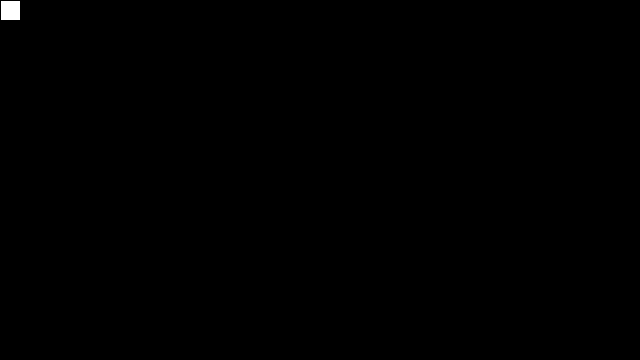
Frame 1 (no input)
Frame 60 (the mouse pressed at the canvas centre just before this capture): identical to frame 1, image omitted
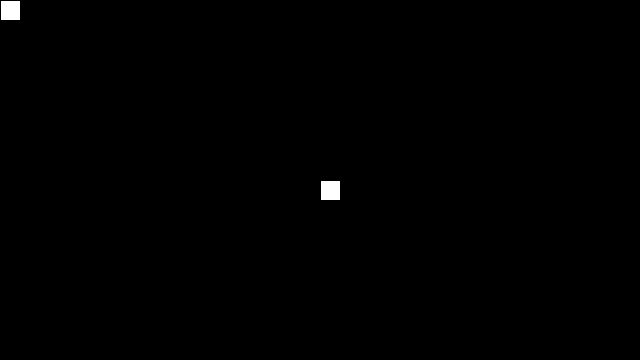
Frame 120 (the mouse held since frame 60 and released just before this capture)

The Processing sketch that drew these frames (run headless with seeded random() and noise(); from frame 60 on, the mouse is pressed at the canvas centre):

// Processing sketch: grid
// ── grid.pde
int squareWidth = 20;
int squareHeight = 20;
int lastRow = -1;
int lastColumn =-1;
int squareX=-1;
int squareY=-1;
int columns = 0;
int rows =  0;
boolean[][] arr;

//busy waiting will not work for snake, keep track of starting time instead
// Every loop will check that enough time has passed so that input will not be missed 
// during busy waiting.

void setup() {
  size(640, 360);
  background(0);
  stroke(0);
  
  columns = width/squareWidth;
  rows = height/squareHeight;
  arr = new boolean[rows][columns];
  for (int i = 0;i < rows;i++){
    for (int j=0;j<columns;j++){
      arr[i][j]=false;
    }
  }
  Game game = new Game(columns, rows);
  println(game.size);
}


void draw() {
  // background(0); 
  int column = mouseX / squareWidth;
  int row = mouseY / squareHeight;
  
  // game.advance() returns a list of points that should be white
  
  if (row !=lastRow || column != lastColumn){

    squareY = row * squareHeight;
    squareX = column * squareWidth;
    if (arr[row][column]){
      arr[row][column] = false;
      fill(0);
    } else {
      arr[row][column] = true;
      fill(255);
      
    }
    rect(squareX,squareY,squareWidth,squareHeight);
    lastRow = row;
    lastColumn=column;    
  }
}

// ── Board.pde
public class Board {
  private Snake snake;
  private PVector food;
  private int columns;
  private int rows;
  
  public Board(int columns, int rows){
    this.snake = new Snake(new PVector(columns/2,rows/2));
    this.food = new PVector(1,1);
  }
  
  public ArrayList<PVector> getOccupiedSqaures() {
    ArrayList<PVector> list = new ArrayList<PVector>();
    list.addAll(this.snake.getBody());
    return list;
  }
  
  public PVector generateRandomVector() {
    return new PVector(int(random(0,columns)),int(random(0,rows)));
  }
}

// ── Food.pde
public class Food {
  private PVector position;
  
  public Food(PVector position) {
    this.position = position;
  }
  
  public PVector getPosition(){ 
    return this.position; 
  }
}

// ── Game.pde
public class Game{
  public int size;
  private Board board;
  
  public Game(int columns, int rows) {
    this.board = new Board(columns,rows);
  }
}

// ── Snake.pde
public class Snake {
  private ArrayList<PVector> body;
  
  public Snake(PVector initial) {
    this.body = new ArrayList<PVector>();
    this.body.add(initial);
  }
  
  public boolean isPointInSnake(PVector point) {
    return this.body.contains(point);
  }
  
  public boolean move(PVector point) {
    if (isPointInSnake(point)){
      return false;
    }
    this.body.remove(this.body.size()-1);
    this.body.add(0,point);
    return true;
  }
  
  public void eat(PVector point) {
    this.body.add(0,point);
  }
  
  public ArrayList<PVector> getBody(){
    return this.body;
  }
    
  
}
